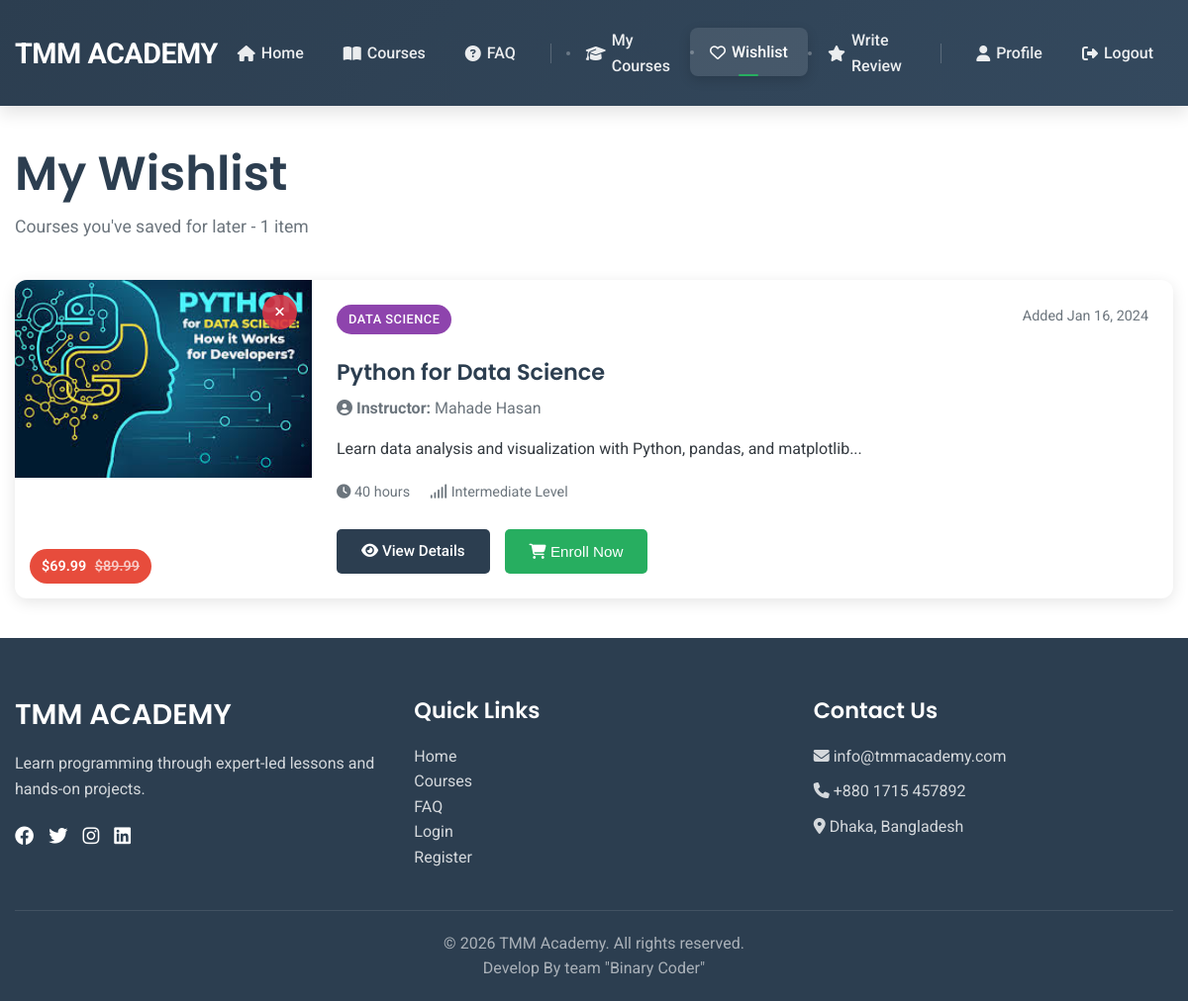
Page /user/wishlist.php (signed in) on the committed database.
### tables this page shows
CREATE TABLE wishlists (
    id INT PRIMARY KEY AUTO_INCREMENT,
    user_id INT,
    course_id INT,
    added_at TIMESTAMP DEFAULT CURRENT_TIMESTAMP,
    FOREIGN KEY (user_id) REFERENCES users(id),
    FOREIGN KEY (course_id) REFERENCES courses(id),
    UNIQUE KEY unique_wishlist (user_id, course_id)
);

CREATE TABLE courses (
    id INT PRIMARY KEY AUTO_INCREMENT,
    title VARCHAR(200) NOT NULL,
    slug VARCHAR(200) UNIQUE NOT NULL,
    category_id INT,
    instructor_id INT,
    short_description TEXT,
    full_description LONGTEXT,
    price DECIMAL(10,2) DEFAULT 0,
    discount_price DECIMAL(10,2),
    thumbnail VARCHAR(255),
    duration_hours INT,
    difficulty ENUM('beginner', 'intermediate', 'advanced') DEFAULT 'beginner',
    is_featured BOOLEAN DEFAULT FALSE,
    is_active BOOLEAN DEFAULT TRUE,
    created_at TIMESTAMP DEFAULT CURRENT_TIMESTAMP,
    updated_at TIMESTAMP DEFAULT CURRENT_TIMESTAMP ON UPDATE CURRENT_TIMESTAMP,
    FOREIGN KEY (category_id) REFERENCES categories(id),
    FOREIGN KEY (instructor_id) REFERENCES instructors(id)
);

CREATE TABLE categories (
    id INT PRIMARY KEY AUTO_INCREMENT,
    name VARCHAR(100) NOT NULL,
    slug VARCHAR(100) UNIQUE NOT NULL,
    description TEXT,
    icon VARCHAR(50)
);

CREATE TABLE instructors (
    id INT PRIMARY KEY AUTO_INCREMENT,
    name VARCHAR(100) NOT NULL,
    email VARCHAR(100) UNIQUE NOT NULL,
    specialization VARCHAR(100),
    bio TEXT,
    photo VARCHAR(255),
    created_at TIMESTAMP DEFAULT CURRENT_TIMESTAMP
);

### user/wishlist.php (the view, shortened to what this page needs)
<?php
$user_id = $_SESSION['user_id'];
$conn = getDBConnection();
$sql = "SELECT c.*, cat.name as category_name, i.name as instructor_name, w.added_at
        FROM wishlists w
        JOIN courses c ON w.course_id = c.id
        LEFT JOIN categories cat ON c.category_id = cat.id
        LEFT JOIN instructors i ON c.instructor_id = i.id
        WHERE w.user_id = ? AND c.is_active = 1
        ORDER BY w.added_at DESC";
$stmt = $conn->prepare($sql);
$stmt->bind_param("i", $user_id);
$stmt->execute();
$result = $stmt->get_result();
$wishlist_items = [];
while ($row = $result->fetch_assoc()) {
    $wishlist_items[] = $row;
}
include '../includes/header.php';
?>
<div class="container" style="max-width: 1200px; margin: 40px auto;">
    <div class="wishlist-header" style="margin-bottom: 40px;">
        <h1 style="color: var(--primary-color); margin-bottom: 10px;">My Wishlist</h1>
        <p style="color: var(--gray-color); font-size: 1.1rem;">
            Courses you've saved for later - <?php echo count($wishlist_items); ?> item<?php echo count($wishlist_items) !== 1 ? 's' : ''; ?>
        </p>
    </div>
    <?php if (empty($wishlist_items)): ?>
        <div class="empty-wishlist" style="text-align: center; padding: 80px 20px; background: white; border-radius: 15px; box-shadow: 0 4px 20px rgba(0,0,0,0.1);">
            <div style="font-size: 5rem; color: #e1e8ed; margin-bottom: 30px;">
                <i class="far fa-heart"></i>
            </div>
            <h2 style="color: var(--primary-color); margin-bottom: 15px;">Your wishlist is empty</h2>
            <p style="color: var(--gray-color); font-size: 1.1rem; margin-bottom: 30px;">
                Start exploring courses and save the ones you're interested in for later!
            </p>
            <a href="../courses.php" class="btn btn-primary" style="padding: 15px 30px; font-size: 1.1rem;">
                <i class="fas fa-search"></i> Browse Courses
            </a>
        </div>
    <?php else: ?>
        <div class="wishlist-grid" style="display: grid; gap: 25px;">
            <?php foreach ($wishlist_items as $item): ?>
            <div class="wishlist-item" style="background: white; border-radius: 12px; box-shadow: 0 4px 15px rgba(0,0,0,0.1); overflow: hidden; transition: transform 0.3s;">
                <div style="display: flex; flex-wrap: wrap;">
                    <div style="flex: 0 0 300px; position: relative;">
                        <img src="../assets/images/courses/<?php echo $item['thumbnail'] ?: 'default-course.jpg'; ?>"
                             alt="<?php echo htmlspecialchars($item['title']); ?>"
                             style="width: 100%; height: 200px; object-fit: cover;">
                        <button onclick="removeFromWishlist(<?php echo $item['id']; ?>, this)"
                                class="remove-btn"
                                style="position: absolute; top: 15px; right: 15px; background: rgba(220, 53, 69, 0.9); color: white; border: none; width: 35px; height: 35px; border-radius: 50%; display: flex; align-items: center; justify-content: center; cursor: pointer; transition: background 0.3s;">
                            <i class="fas fa-times"></i>
                        </button>
                        <div style="position: absolute; bottom: 15px; left: 15px;">
                            <?php if ($item['discount_price']): ?>
                                <div style="background: var(--danger-color); color: white; padding: 6px 12px; border-radius: 20px; font-weight: 600; font-size: 0.9rem;">
                                    $<?php echo number_format($item['discount_price'], 2); ?>
                                    <span style="text-decoration: line-through; opacity: 0.7; margin-left: 5px;">
                                        $<?php echo number_format($item['price'], 2); ?>
                                    </span>
                                </div>
                            <?php else: ?>
                                <div style="background: var(--primary-color); color: white; padding: 6px 12px; border-radius: 20px; font-weight: 600; font-size: 0.9rem;">
                                    $<?php echo number_format($item['price'], 2); ?>
                                </div>
                            <?php endif; ?>
                        </div>
                    </div>
                    <div style="flex: 1; padding: 25px; display: flex; flex-direction: column;">
                        <div style="flex: 1;">
                            <div style="display: flex; justify-content: space-between; align-items: flex-start; margin-bottom: 15px;">
                                <span class="course-category" style="background: var(--secondary-color); color: white; padding: 5px 12px; border-radius: 15px; font-size: 0.8rem; font-weight: 500;">
                                    <?php echo htmlspecialchars($item['category_name']); ?>
                                </span>
                                <span style="color: var(--gray-color); font-size: 0.9rem;">
                                    Added <?php echo date('M j, Y', strtotime($item['added_at'])); ?>
                                </span>
                            </div>
                            <h3 style="color: var(--primary-color); margin-bottom: 10px; font-size: 1.4rem;">
                                <a href="../course-detail.php?slug=<?php echo $item['slug']; ?>"
                                   style="color: inherit; text-decoration: none;">
                                    <?php echo htmlspecialchars($item['title']); ?>
                                </a>
                            </h3>
                            <p style="color: var(--gray-color); margin-bottom: 15px;">
                                <i class="fas fa-user-circle"></i>
                                <strong>Instructor:</strong> <?php echo htmlspecialchars($item['instructor_name']); ?>
                            </p>
                            <p style="color: var(--dark-color); line-height: 1.6; margin-bottom: 20px;">
                                <?php echo htmlspecialchars(substr($item['short_description'], 0, 200)); ?>...
                            </p>
                            <div style="display: flex; gap: 20px; color: var(--gray-color); font-size: 0.9rem;">
                                <span><i class="fas fa-clock"></i> <?php echo $item['duration_hours']; ?> hours</span>
                                <span><i class="fas fa-signal"></i> <?php echo ucfirst($item['difficulty']); ?> Level</span>
                            </div>
                        </div>
                        <div style="display: flex; gap: 15px; margin-top: 25px;">
                            <a href="../course-detail.php?slug=<?php echo $item['slug']; ?>"
                               class="btn btn-primary" style="padding: 12px 25px;">
                                <i class="fas fa-eye"></i> View Details
                            </a>
                            <?php
                            $enrollment_sql = "SELECT id FROM enrollments WHERE user_id = ? AND course_id = ? AND payment_status = 'completed'";
                            $enrollment_stmt = $conn->prepare($enrollment_sql);
                            $enrollment_stmt->bind_param("ii", $user_id, $item['id']);
                            $enrollment_stmt->execute();
                            $is_enrolled = $enrollment_stmt->get_result()->num_rows > 0;
                            ?>
                            <?php if ($is_enrolled): ?>
                                <a href="learning.php?course=<?php echo $item['id']; ?>"
                                   class="btn btn-success" style="padding: 12px 25px;">
                                    <i class="fas fa-play-circle"></i> Continue Learning
                                </a>
                            <?php else: ?>
                                <form action="enroll.php" method="POST" style="display: inline;">
                                    <button type="submit" class="btn btn-accent" style="padding: 12px 25px;">
                                        <i class="fas fa-shopping-cart"></i> Enroll Now
                                    </button>
                                </form>
                            <?php endif; ?>
                        </div>
                    </div>
                </div>
            </div>
            <?php endforeach; ?>
        </div>
    <?php endif; ?>
</div>
<?php include '../includes/footer.php'; ?>

### rows in the picture
wishlists: course.thumbnail (picture), course.discount_price "69.99", course.price "89.99", categories.name "DATA SCIENCE", added_at "Jan 16, 2024", course.title "Python for Data Science", instructors.name "Mahade Hasan", course.short_description "Learn data analysis and visualization with Python, pandas, and matplotlib", course.duration_hours "40", course.difficulty "Intermediate"

### other values in the picture
count($wishlist_items) "1"
